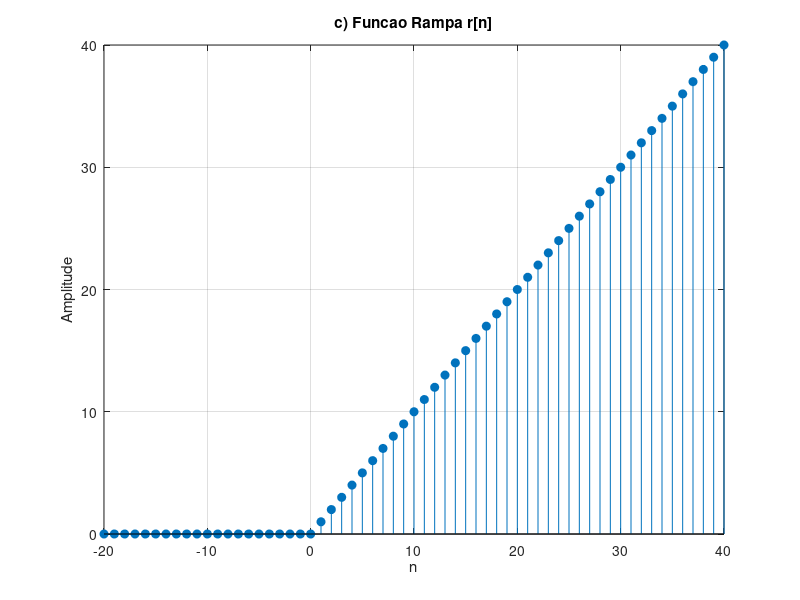

Recreate this plot in MATLAB.
% parte1_c.m
n = -20:40;
x_c = n .* (n >= 0);
figure(1);
stem(n, x_c, 'filled');
title('c) Funcao Rampa r[n]');
xlabel('n'); ylabel('Amplitude'); grid on; xlim([-20 40]);
print('../figuras/parte1_c.png', '-dpng');
